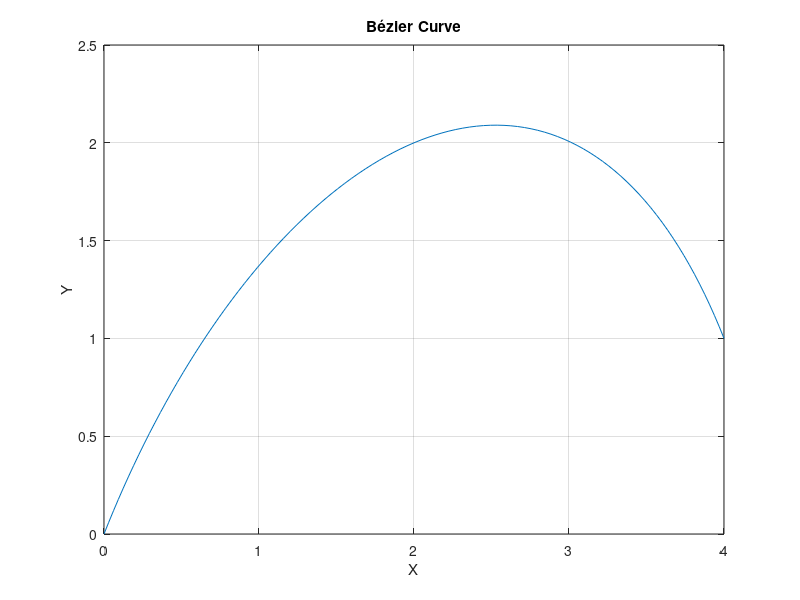

Reproduce this figure in MATLAB.
% Define control points
P0 = [0, 0];
P1 = [1, 2];
P2 = [3, 3];
P3 = [4, 1];

% Define parameter values (t) for the Bézier curve
t = 0:0.01:1;  % You can adjust the step size (0.01) as needed.

% Initialize arrays to store X and Y coordinates
Bx = zeros(size(t));
By = zeros(size(t));

% Compute the Bézier curve using the formula for each t value
for i = 1:length(t)
    Bx(i) = (1-t(i))^3 * P0(1) + 3*(1-t(i))^2 * t(i) * P1(1) + 3*(1-t(i)) * t(i)^2 * P2(1) + t(i)^3 * P3(1);
    By(i) = (1-t(i))^3 * P0(2) + 3*(1-t(i))^2 * t(i) * P1(2) + 3*(1-t(i)) * t(i)^2 * P2(2) + t(i)^3 * P3(2);
end

% Plot the Bézier curve
plot(Bx, By);
title('Bézier Curve');
xlabel('X');
ylabel('Y');
grid on;
